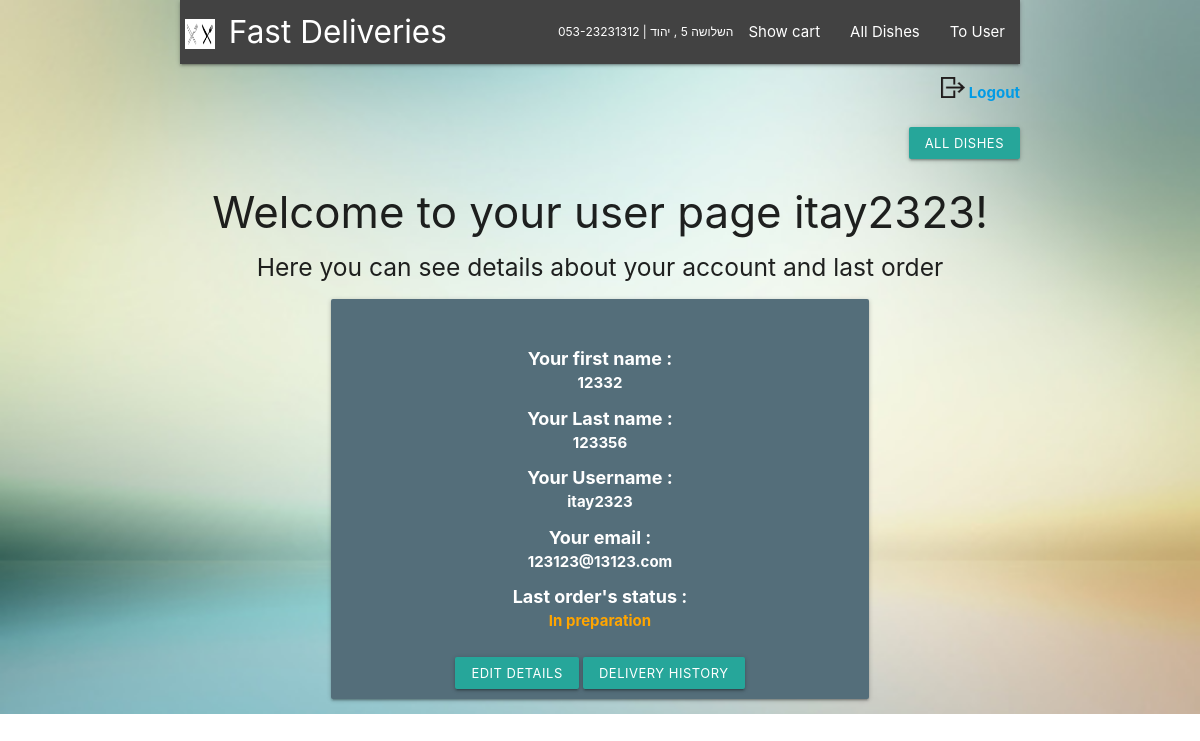
Screenshot of /user (signed in) with the database file from the repository.
### models/user.py (models this page shows)
class User(db.Model,UserMixin): # represents a user of the website
    id = db.Column(db.Integer,primary_key=True)
    username = db.Column(db.String(200),nullable=False,unique=True)
    password = db.Column(db.String(200),nullable=False)
    first_name = db.Column(db.String(200),nullable=False)
    last_name = db.Column(db.String(200),nullable=False)
    is_staff = db.Column(db.Boolean,default=False)
    email = db.Column(db.String(50),unique=True,nullable=False)
    carts = db.relationship('Cart',backref='user')

### controllers/users.py (the view)
@login_required
def show_user():
    if is_staff_member() == True: # block staff users from entering the normal customer site
        return redirect(url_for("main_page"))
    cart = Cart.query.filter_by(user_id=current_user.id).order_by(Cart.id.desc()).first()
    return render_template('users/user.html',cart=cart)

### auth.py (called while the page is built)
@login_manager.user_loader
def load_user(user_id): # userloader gets 1 parameter , user_id
    return User.query.get(int(user_id)) # because the id's are integers

### utils.py (called while the page is built)
def is_staff_member(): # one function instead of writing the code 10+ times
    if current_user.is_authenticated and current_user.is_staff:
        flash("This account does not have access to that part of the website , sorry.","error")
        return True
    return False

### templates/users/user.html (shortened to what this page needs)
{% extends 'layout.html' %}
{% block content %}
<br>
<div dir="rtl">
    <a href="{{url_for ('dishes.all_dishes') }}" class="waves-effect waves-light btn-small">All Dishes</a>
</div>
<div class="centerize">
    <h3>Welcome to your user page {{current_user.username}}!</h3>
    <h5>Here you can see details about your account and last order </h5>
</div>
<div class="row centerize">
    <div class="col s12 offset-m2 m8">
        <div class="card blue-grey darken-1">
            <div class="card-content white-text">
                <div class="bold">
                    <br>
                    <div class="bigger-text">Your first name :</div>
                    <p class="bit-of-padding">{{current_user.first_name|title}}</p>
                    <div class="bigger-text">Your Last name :</div>
                    <p class="bit-of-padding">{{current_user.last_name|title}}</p>
                    <div class="bigger-text">Your Username :</div>
                    <p class="bit-of-padding">{{current_user.username}}</p>
                    <div class="bigger-text">Your email :</div>
                    <p class="bit-of-padding">{{current_user.email}}</p>
                    <div class="bigger-text">Last order's status :</div>
                    {% if cart.delivery %}
                    {% if cart.delivery.is_delivered[-1] %}
                    <p style="color:lightgreen">Delivered</p>
                    {% else %}
                    <p style="color:orange">In preparation</p>
                    {% endif %}
                    {% endif %}
                </div>
            </div>
            <div>
                <a href="{{url_for ('users.edit_user_details')}}" class="waves-effect waves-light btn-small">Edit
                    details</a>
                <a href="{{url_for ('users.order_history')}}" class="waves-effect waves-light btn-small">Delivery
                    history</a>
            </div>
        </div>
    </div>
</div>
{% endblock %}

### static/style.css (style rules this page uses)
.centerize { text-align: center; }
.bold { font-weight: bold; }
.bigger-text { font-size:18px; font-weight: bold; }
.card { height:400px; margin:0; }
.bit-of-padding { padding-bottom:10px }

### rows the page displays
User: username "itay2323", first_name "12332", last_name "123356", email "123123@13123.com"
